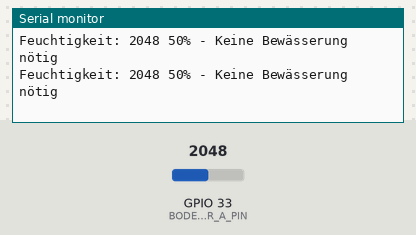
Simulated run of this sketch. Board: ESP32. On the bench: the last lines printed to the serial monitor. The test bench sets the inputs (shaded band); at power-on: GPIO 33 (BODEN_SENSOR_A_PIN) = 2048.

Above: at 3.8 s.
3.9 s: GPIO 33 (BODEN_SENSOR_A_PIN) set to 2432
At 6.8 s:
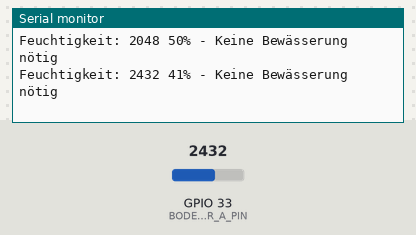
7.8 s: GPIO 33 (BODEN_SENSOR_A_PIN) set to 2532
At 10.3 s:
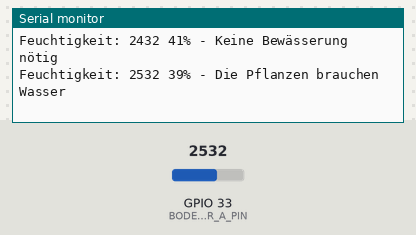

Measured:
- the behaviour switches between 2497 and 2498 on GPIO 33 (BODEN_SENSOR_A_PIN) (found by bisection; images 1 and 2)
- after the input at 3.9 s, the serial monitor: prints a new line after 2.1 s (image 1)
- after the input at 7.8 s, the serial monitor: prints a new line after 1.2 s (image 2)

The sketch:

Sensor-Bodenfeuchte-Kapazitiv.ino
```cpp
/*
 * messen der Bodenfeuchte mit einem kapazitiven Sensor
 */
#define BODEN_SENSOR_A_PIN   33                // Pin für den Boden-Sensor analog

int schwellenWert = 40;                       // anzupassender Schwellenwert

// lesen der Messwerte und Aktion ausführen (hier Serial Monitor)
void lesenMesswert() {
  int analogValue = analogRead(BODEN_SENSOR_A_PIN);
  int feuchtigkeit = map(analogValue, 0, 4095, 100, 0);//maps the analog value - 100% very wet/0% - very dry
  Serial.print("Feuchtigkeit: ");
  Serial.print(analogValue);
  Serial.print(" ");
  Serial.print(feuchtigkeit);
  Serial.print("%");

  if (feuchtigkeit >= schwellenWert) {
    Serial.println(" - Keine Bewässerung nötig");
  } else {
    Serial.println(" - Die Pflanzen brauchen Wasser");
  }
}

void setup() {
  Serial.begin(115200);
}

void loop() {
  lesenMesswert();
  delay(3000);
}
```
